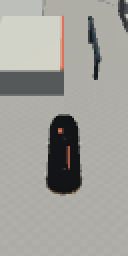
#> input picture tests/golden/appearance_day.png, 64 x 128 px (shown 2 times larger)
$ python -i segment.py   (imports and definitions only)
#> lines starting #> are read from the running program, lines starting #| are printed output that depends on the picture; after the words box and inside, x2 and y2 are one past the last pixel; in counts of white or black regions, pixels touching at a corner belong together
#> further down, picture is the input picture: shape (128, 64, 3); mean B, G, R 154.2, 160.4, 161.2
"""Segment the board out of a real True Skate frame.

Analysis-by-synthesis needs a target to compare a render against, and the
cheapest reliable target in these frames is the board's silhouette: the deck is
a dark, strongly elongated object on a bright, low-texture floor, held near the
centre of the frame by the chase camera.

Silhouettes are used rather than appearance on purpose. Our MuJoCo board will
never look like True Skate's textured deck, so any pixel-level comparison would
be dominated by a texture gap we cannot close. A mask has no texture to differ.

Frames carry game UI at the top and bottom which must be excluded, or the dark
UI bar wins the "largest dark blob" contest outright.
"""
from __future__ import annotations

from dataclasses import dataclass

import math

import cv2
import numpy as np

# Fractions of frame height to exclude. The top cut clears not just the UI bar
# (rewind/record buttons) but the dark skyline above the horizon, which is a
# far bigger dark region than the board and wins outright if left in. The
# bottom cut clears the score dial and home indicator.
UI_TOP = 0.30
UI_BOTTOM = 0.80
# The chase camera holds the board in a narrow central band, so the search is
# restricted to it. This matters more than it looks: in the darker parks the
# board is not among the darkest pixels of the whole frame, and a threshold
# over the whole play area locks onto shadow near the horizon instead.
ROI_X0, ROI_X1 = 0.15, 0.95


@dataclass(frozen=True)
class BoardMask:
    mask: np.ndarray        # bool, full frame size
    centroid: np.ndarray    # (2,) pixels, (x, y)
    angle_deg: float        # long-axis orientation, 0 = up the screen
    length_px: float        # long-axis extent
    width_px: float         # short-axis extent
    area_px: float
    confidence: float       # [0, 1] elongation x centrality x plausible size

    @property
    def elongation(self) -> float:
        return self.length_px / max(self.width_px, 1e-6)


def _fill_holes(component: np.ndarray) -> np.ndarray:
    """Close interior holes in a binary component, keeping its outline.

    The threshold is on DARKNESS, so the deck's bright underside graphic is cut
    out of the middle of the board -- the mask comes back as a peanut with a
    narrow waist and internal holes while the simulator renders a solid deck.
    Every silhouette score in this project then compares a solid blob against a
    holed one, which penalises a correct pose for a reason that has nothing to
    do with the pose.

    Seen by rendering the mask outline over its own frame: the outline traces
    the board correctly and then loops around the graphic. The 9x9 CLOSE above
    is not enough because the graphic is far larger than the kernel.

    Flood from the border of the complement: anything the flood cannot reach is
    enclosed, and therefore board.
    """
    m = component.astype(np.uint8)
    h, w = m.shape
    flood = np.zeros((h + 2, w + 2), np.uint8)
    outside = (1 - m).copy()
    cv2.floodFill(outside, flood, (0, 0), 0)
    return (m | outside).astype(bool)


def board_mask(frame_bgr: np.ndarray, *, dark_percentile: float | None = None
               ) -> BoardMask | None:
    """Largest plausible dark elongated blob in the play area.

    Sweeps several brightness percentiles rather than trusting one. A single
    fixed cut is not portable across parks: on the bright-yellow SLS floor the
    12th percentile captures only the deck's grip tape and misses its lighter
    graphic, giving a fragment at 0.210 of frame height where the whole board
    is 0.293 -- and the fragment then WON the old score, because that score
    peaked at a hardcoded area fraction and penalised the correct, larger blob.

    Candidates from every threshold compete on one score, and among plausible
    board shapes the largest wins: the board is the biggest dark elongated
    object near the centre of the play area.
    """
    h, w = frame_bgr.shape[:2]
#> h = 128; w = 64
    y0, y1 = int(UI_TOP * h), int(UI_BOTTOM * h)
#> y0 = 38; y1 = 102
    x0, x1 = int(ROI_X0 * w), int(ROI_X1 * w)
#> x0 = 9; x1 = 60
    roi = cv2.cvtColor(frame_bgr[y0:y1, x0:x1], cv2.COLOR_BGR2GRAY)
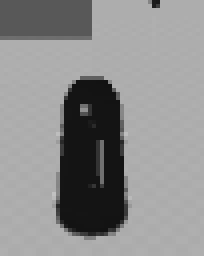
#> roi: shape (64, 51) (shown 4 times larger); min 18, max 193, mean 140.3
    roi_h, roi_w = roi.shape
#> roi_h = 64; roi_w = 51

    percentiles = ([dark_percentile] if dark_percentile is not None
                   else (10.0, 14.0, 18.0, 22.0, 28.0, 34.0))

    best, best_score = None, -1.0
    for pct in percentiles:
        thresh = np.percentile(roi, pct)
        dark = (roi < thresh).astype(np.uint8)
        dark = cv2.morphologyEx(dark, cv2.MORPH_OPEN, np.ones((5, 5), np.uint8))
        dark = cv2.morphologyEx(dark, cv2.MORPH_CLOSE, np.ones((9, 9), np.uint8))
        n, labels, stats, _ = cv2.connectedComponentsWithStats(dark, 8)
        if n <= 1:
            continue
        for i in range(1, n):
            area = stats[i, cv2.CC_STAT_AREA]
            if area < 0.0015 * roi_h * roi_w:
                continue
            bx, by = stats[i, cv2.CC_STAT_LEFT], stats[i, cv2.CC_STAT_TOP]
            bw, bh = stats[i, cv2.CC_STAT_WIDTH], stats[i, cv2.CC_STAT_HEIGHT]
            # A blob touching the top of the play area is the skyline bleeding
            # through, not the board; one spanning most of the width is scenery.
            if by <= 1 or bw > 0.60 * roi_w or bh > 0.75 * roi_h:
                continue
            ys, xs = np.nonzero(labels == i)
            pts = np.stack([xs, ys], 1).astype(np.float32)
            (cx, cy), (rw, rh), ang = cv2.minAreaRect(pts)
            length, width = max(rw, rh), min(rw, rh)
            if width < 1e-6:
                continue
            elong = length / width
            if not (1.5 <= elong <= 5.5):
                continue
            if not (0.08 <= length / h <= 0.45):
                continue
            centrality = 1.0 - min(1.0, abs(cx - roi_w / 2) / (roi_w / 2))
            elong_ok = math.exp(-((elong - 2.6) / 1.3) ** 2)
            # Prefer the LARGEST plausible blob: a partial deck is a subset of
            # the real one, so size breaks the tie in the right direction.
            size_pref = min(1.0, (length / h) / 0.30)
            score = elong_ok * size_pref * (0.35 + 0.65 * centrality)
            if score > best_score:
                long_ang = ang if rw >= rh else ang + 90.0
                long_ang = (long_ang + 90.0) % 180.0 - 90.0
                full = np.zeros((h, w), dtype=bool)
                full[y0:y1, x0:x1] = _fill_holes(labels == i)
                best = BoardMask(full, np.array([cx + x0, cy + y0]),
                                 float(long_ang), float(length), float(width),
                                 float(area), float(min(score, 1.0)))
                best_score = score
#> this loop made 6 passes
#> (thresh, n, stats) on passes 1 to 4: (20, 1, [[0, 0, 51, 64, 3264]]), (20, 1, [[0, 0, 51, 64, 3264]]), (88, 2, [[0, 0, 51, 64, 2704], [15, 20, 17, 39, 560]]), (88, 2, [[0, 0, 51, 64, 2704], [15, 20, 17, 39, 560]])
#> (thresh, n) on passes 5 to 6: (171, 3), (171, 3)
#> pass 1, in board_mask, `dark = (roi < thresh).astype(np.uint8)`:
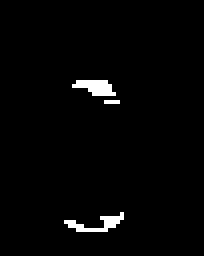
#> dark: shape (64, 51) (shown 4 times larger); values 0 (black) and 1 (white), 1.9% white in thin lines or dots, all inside (x1, y1, x2, y2) = (16, 20, 31, 58)
#> pass 3, in board_mask, `dark = (roi < thresh).astype(np.uint8)`:
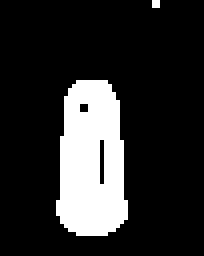
#> dark: shape (64, 51) (shown 4 times larger); values 0 (black) and 1 (white), 17.2% white; 2 white regions (1 under 20 px), largest, box (x1, y1, x2, y2) and area: (14, 20, 32, 59) 559
#> after the loop:
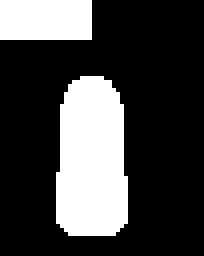
#> dark: shape (64, 51) (shown 4 times larger); values 0 (black) and 1 (white), 26.3% white; 2 white regions, box (x1, y1, x2, y2) and area: (14, 19, 32, 59) 628, (0, 0, 23, 10) 230
#> after the loop:
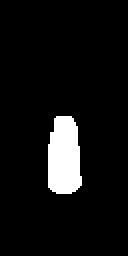
#> full: shape (128, 64) bool (shown 2 times larger); 6.8% white; 1 white region, box (x1, y1, x2, y2) and area: (24, 58, 41, 97) 560
#> after the loop, best_score = 0.899; long_ang = -90
    return best


# --- shared silhouette features -------------------------------------------
# Used on BOTH real frames and rendered masks, so camera calibration compares
# like with like. Every feature is normalised by frame height, so it is
# invariant to the 828x1792 capture vs whatever size we render at.

FEATURE_NAMES = ("length", "width", "cy", "taper")


def mask_features(mask: np.ndarray) -> np.ndarray | None:
    """(length, width, cy, taper), all normalised. None if the mask is empty.

    `taper` is the ratio of the silhouette's width across its far third to its
    width across its near third. It is the perspective cue that separates
    field of view from camera distance: dollying back and zooming in preserves
    the board's size on screen but flattens its taper.
    """
    h, w = mask.shape
    ys, xs = np.nonzero(mask)
    if ys.size < 30:
        return None
    pts = np.stack([xs, ys], 1).astype(np.float32)
    (_, _), (rw, rh), _ = cv2.minAreaRect(pts)
    length, width = max(rw, rh), min(rw, rh)

    y0, y1 = ys.min(), ys.max()
    span = max(y1 - y0, 1)
    third = span / 3.0
    far = mask[y0:int(y0 + third)]
    near = mask[int(y1 - third):y1 + 1]
    far_w = far.sum(axis=1).mean() if far.size else 0.0
    near_w = near.sum(axis=1).mean() if near.size else 0.0
    taper = far_w / near_w if near_w > 1e-6 else 0.0

    return np.array([length / h, width / h, ys.mean() / h, taper])


def plausible(m: "BoardMask", frame_h: int) -> bool:
    """Geometric sanity gate on a segmented board.

    Kept separate from `confidence` so the numeric score can be tuned without
    silently changing which frames are admitted to a calibration.
    """
    if m is None:
        return False
    return (0.09 <= m.length_px / frame_h <= 0.45
            and 1.8 <= m.elongation <= 5.0
            and 0.25 <= m.centroid[0] / (frame_h * 0.4621) <= 0.80)

>>> import cv2
>>> picture = cv2.imread('../../tests/golden/appearance_day.png')
>>> result = board_mask(picture)
